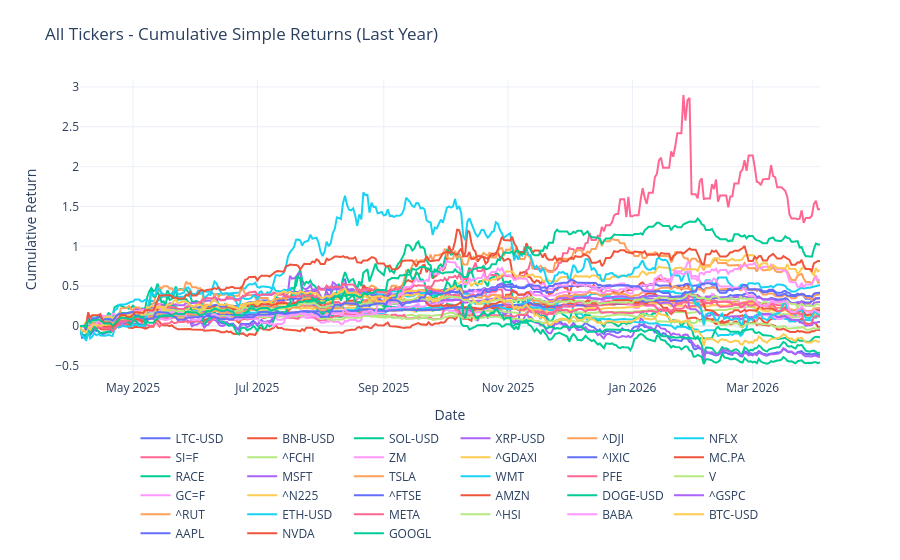

The notebook cell saved with this chart:
### Code cell
# plot cumprod_simple
fig = go.Figure()
for column in cumprod_simple.columns:
    fig.add_trace(
        go.Scatter(
            x=cumprod_simple.index,
            y=cumprod_simple[column],
            mode="lines",
            name=column,
        )
    )

fig.update_layout(
    title="All Tickers - Cumulative Simple Returns (Last Year)",
    xaxis_title="Date",
    yaxis_title="Cumulative Return",
    legend=dict(orientation="h", yanchor="top", y=-0.15, xanchor="center", x=0.5),
    template="plotly_white",
    margin=dict(t=80, b=120),
)
fig.show()

### Figure 1 — Plotly figure (JSON) as saved in the notebook; plotly's stock layout.template omitted (floating-point values rounded to 4 significant figures; data arrays with more than 128 entries replaced by an {"elided": "..."} marker saying what was removed)
{"data": [{"mode": "lines", "name": "LTC-USD", "type": "scatter", "x": {"elided": "364 str values"}, "y": {"elided": "364 float values"}}, {"mode": "lines", "name": "BNB-USD", "type": "scatter", "x": {"elided": "364 str values"}, "y": {"elided": "364 float values"}}, {"mode": "lines", "name": "SOL-USD", "type": "scatter", "x": {"elided": "364 str values"}, "y": {"elided": "364 float values"}}, {"mode": "lines", "name": "XRP-USD", "type": "scatter", "x": {"elided": "364 str values"}, "y": {"elided": "364 float values"}}, {"mode": "lines", "name": "^DJI", "type": "scatter", "x": {"elided": "364 str values"}, "y": {"elided": "364 float values"}}, {"mode": "lines", "name": "NFLX", "type": "scatter", "x": {"elided": "364 str values"}, "y": {"elided": "364 float values"}}, {"mode": "lines", "name": "SI=F", "type": "scatter", "x": {"elided": "364 str values"}, "y": {"elided": "364 float values"}}, {"mode": "lines", "name": "^FCHI", "type": "scatter", "x": {"elided": "364 str values"}, "y": {"elided": "364 float values"}}, {"mode": "lines", "name": "ZM", "type": "scatter", "x": {"elided": "364 str values"}, "y": {"elided": "364 float values"}}, {"mode": "lines", "name": "^GDAXI", "type": "scatter", "x": {"elided": "364 str values"}, "y": {"elided": "364 float values"}}, {"mode": "lines", "name": "^IXIC", "type": "scatter", "x": {"elided": "364 str values"}, "y": {"elided": "364 float values"}}, {"mode": "lines", "name": "MC.PA", "type": "scatter", "x": {"elided": "364 str values"}, "y": {"elided": "364 float values"}}, {"mode": "lines", "name": "RACE", "type": "scatter", "x": {"elided": "364 str values"}, "y": {"elided": "364 float values"}}, {"mode": "lines", "name": "MSFT", "type": "scatter", "x": {"elided": "364 str values"}, "y": {"elided": "364 float values"}}, {"mode": "lines", "name": "TSLA", "type": "scatter", "x": {"elided": "364 str values"}, "y": {"elided": "364 float values"}}, {"mode": "lines", "name": "WMT", "type": "scatter", "x": {"elided": "364 str values"}, "y": {"elided": "364 float values"}}, {"mode": "lines", "name": "PFE", "type": "scatter", "x": {"elided": "364 str values"}, "y": {"elided": "364 float values"}}, {"mode": "lines", "name": "V", "type": "scatter", "x": {"elided": "364 str values"}, "y": {"elided": "364 float values"}}, {"mode": "lines", "name": "GC=F", "type": "scatter", "x": {"elided": "364 str values"}, "y": {"elided": "364 float values"}}, {"mode": "lines", "name": "^N225", "type": "scatter", "x": {"elided": "364 str values"}, "y": {"elided": "364 float values"}}, {"mode": "lines", "name": "^FTSE", "type": "scatter", "x": {"elided": "364 str values"}, "y": {"elided": "364 float values"}}, {"mode": "lines", "name": "AMZN", "type": "scatter", "x": {"elided": "364 str values"}, "y": {"elided": "364 float values"}}, {"mode": "lines", "name": "DOGE-USD", "type": "scatter", "x": {"elided": "364 str values"}, "y": {"elided": "364 float values"}}, {"mode": "lines", "name": "^GSPC", "type": "scatter", "x": {"elided": "364 str values"}, "y": {"elided": "364 float values"}}, {"mode": "lines", "name": "^RUT", "type": "scatter", "x": {"elided": "364 str values"}, "y": {"elided": "364 float values"}}, {"mode": "lines", "name": "ETH-USD", "type": "scatter", "x": {"elided": "364 str values"}, "y": {"elided": "364 float values"}}, {"mode": "lines", "name": "META", "type": "scatter", "x": {"elided": "364 str values"}, "y": {"elided": "364 float values"}}, {"mode": "lines", "name": "^HSI", "type": "scatter", "x": {"elided": "364 str values"}, "y": {"elided": "364 float values"}}, {"mode": "lines", "name": "BABA", "type": "scatter", "x": {"elided": "364 str values"}, "y": {"elided": "364 float values"}}, {"mode": "lines", "name": "BTC-USD", "type": "scatter", "x": {"elided": "364 str values"}, "y": {"elided": "364 float values"}}, {"mode": "lines", "name": "AAPL", "type": "scatter", "x": {"elided": "364 str values"}, "y": {"elided": "364 float values"}}, {"mode": "lines", "name": "NVDA", "type": "scatter", "x": {"elided": "364 str values"}, "y": {"elided": "364 float values"}}, {"mode": "lines", "name": "GOOGL", "type": "scatter", "x": {"elided": "364 str values"}, "y": {"elided": "364 float values"}}], "layout": {"legend": {"orientation": "h", "x": 0.5, "xanchor": "center", "y": -0.15, "yanchor": "top"}, "margin": {"b": 120, "t": 80}, "title": {"text": "All Tickers - Cumulative Simple Returns (Last Year)"}, "xaxis": {"title": {"text": "Date"}}, "yaxis": {"title": {"text": "Cumulative Return"}}}}
